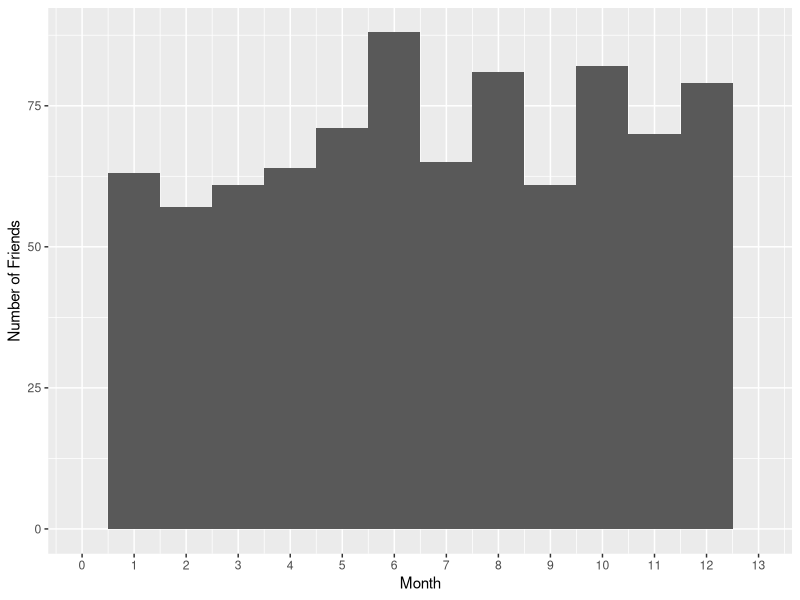
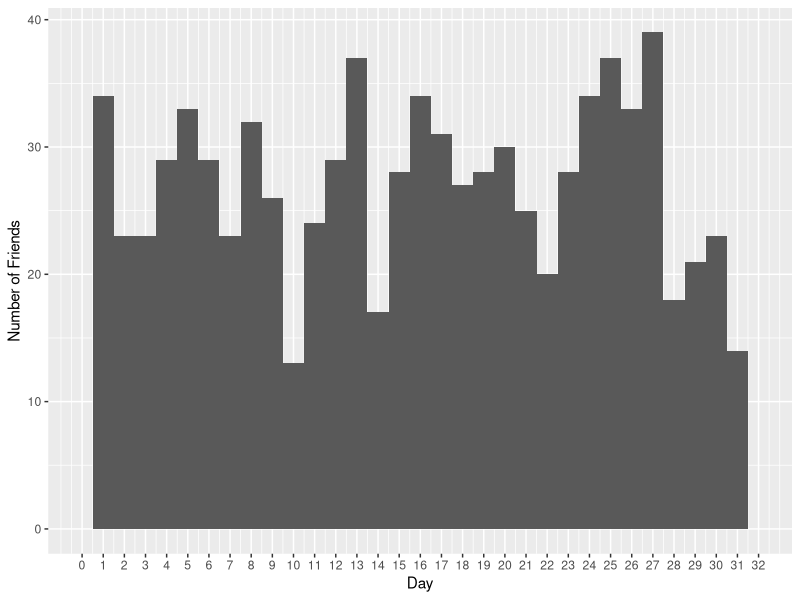
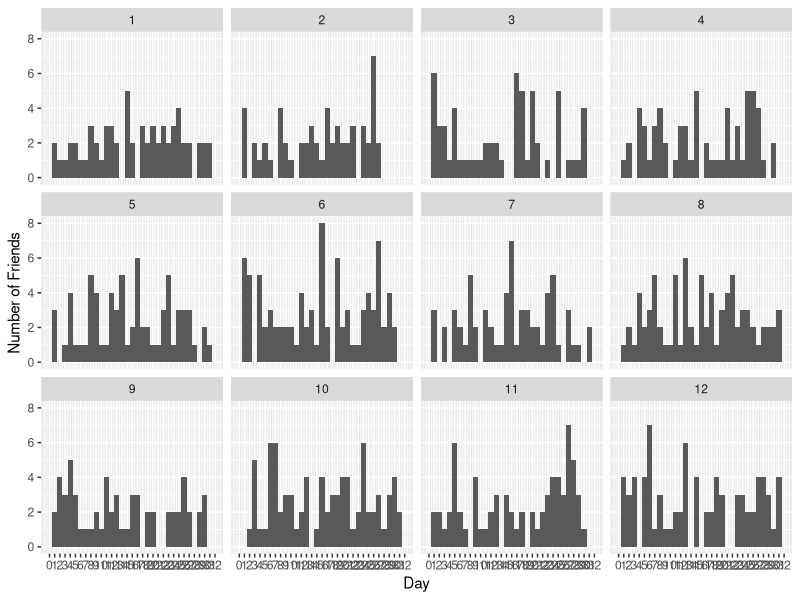
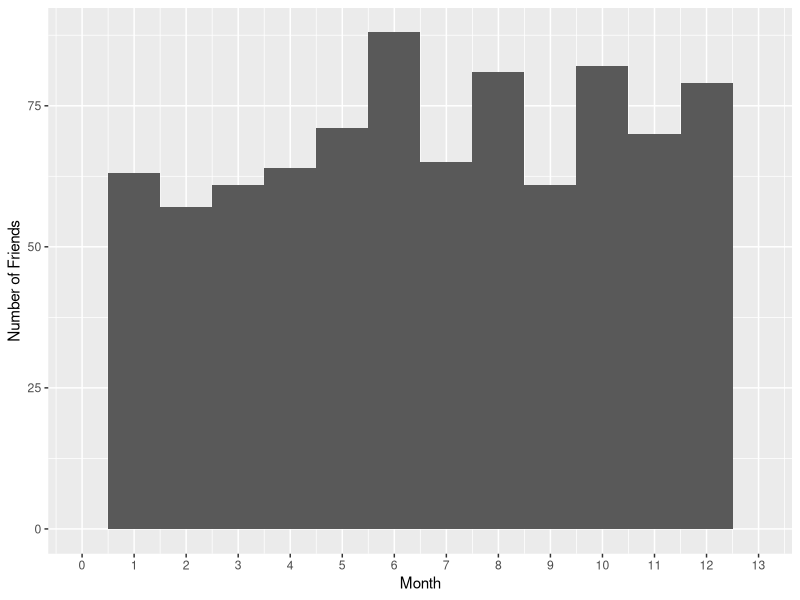
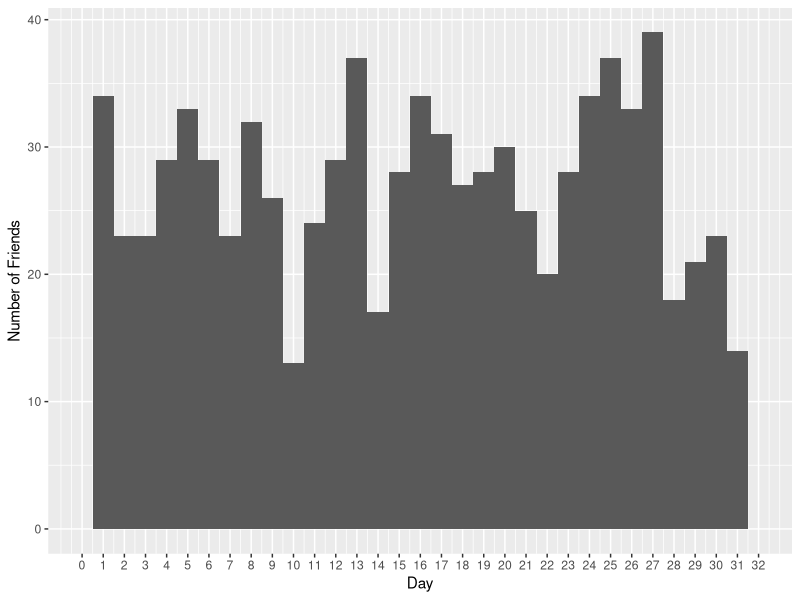
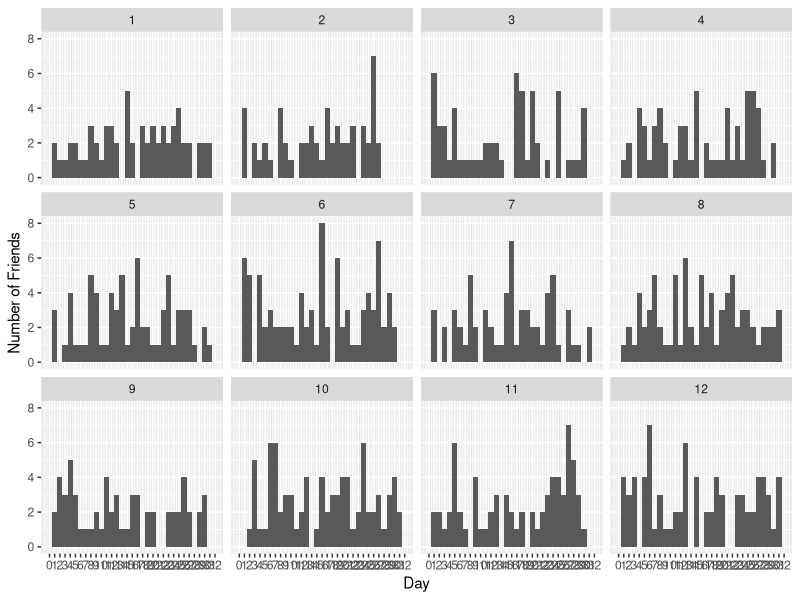

Write R code to recreate these figures, in order.
## ---- chunk 1
library(ggplot2)
## ---- chunk 2
birthdays <- read.csv('Friends_Birthdays.csv',
                      header = T, 
                      row.names = 1, 
                      check.names = T)
## ---- chunk 3
birthdays$Birthdate <- strptime(birthdays$Birthdate,
                                format = "%m/%d/%y")
row.names(birthdays)[birthdays$Birthdate == '2018-02-18']
subset(birthdays, Birthdate == '2018-02-18')
## ---- chunk 4
birthdays$month <- as.numeric(format(birthdays$Birthdate,"%m"))
ggplot(data = birthdays, aes(x = month)) +
  geom_histogram(binwidth = 1) +
  scale_x_continuous(limits = c(0, 13), breaks = seq(0, 13, 1)) +
  xlab('Month') +
  ylab('Number of Friends')
ggsave('BirthdayMonthHistogram.png')
## ---- chunk 5
birthdays$day <- as.numeric(format(birthdays$Birthdate,"%d"))
ggplot(data = birthdays, aes(x = day)) +
  geom_histogram(binwidth = 1) +
  scale_x_continuous(limits = c(0, 32), breaks = seq(0, 32, 1)) +
  xlab('Day') +
  ylab('Number of Friends')
ggsave('BirthdayDayHistogram.png')
## ---- chunk 6
ggplot(data = birthdays, aes(x = day)) +
  geom_histogram(binwidth = 1) +
  scale_x_continuous(limits = c(0, 32), breaks = seq(0, 32, 1)) +
  facet_wrap(~month) +
  xlab('Day') +
  ylab('Number of Friends')
ggsave('BirthdayDayByMonthHistogram.png')
